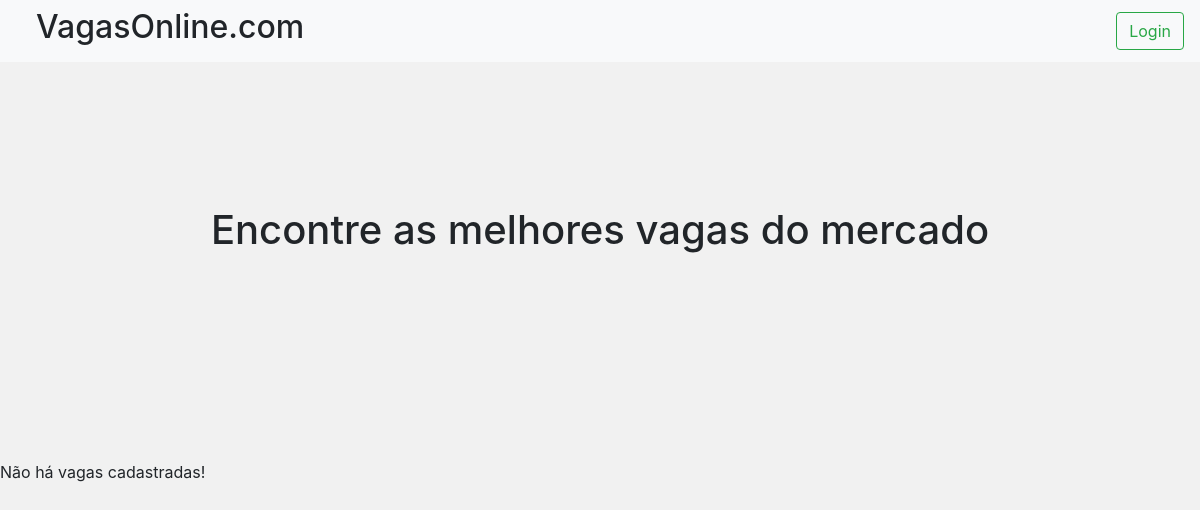
Before: / with the older database file.
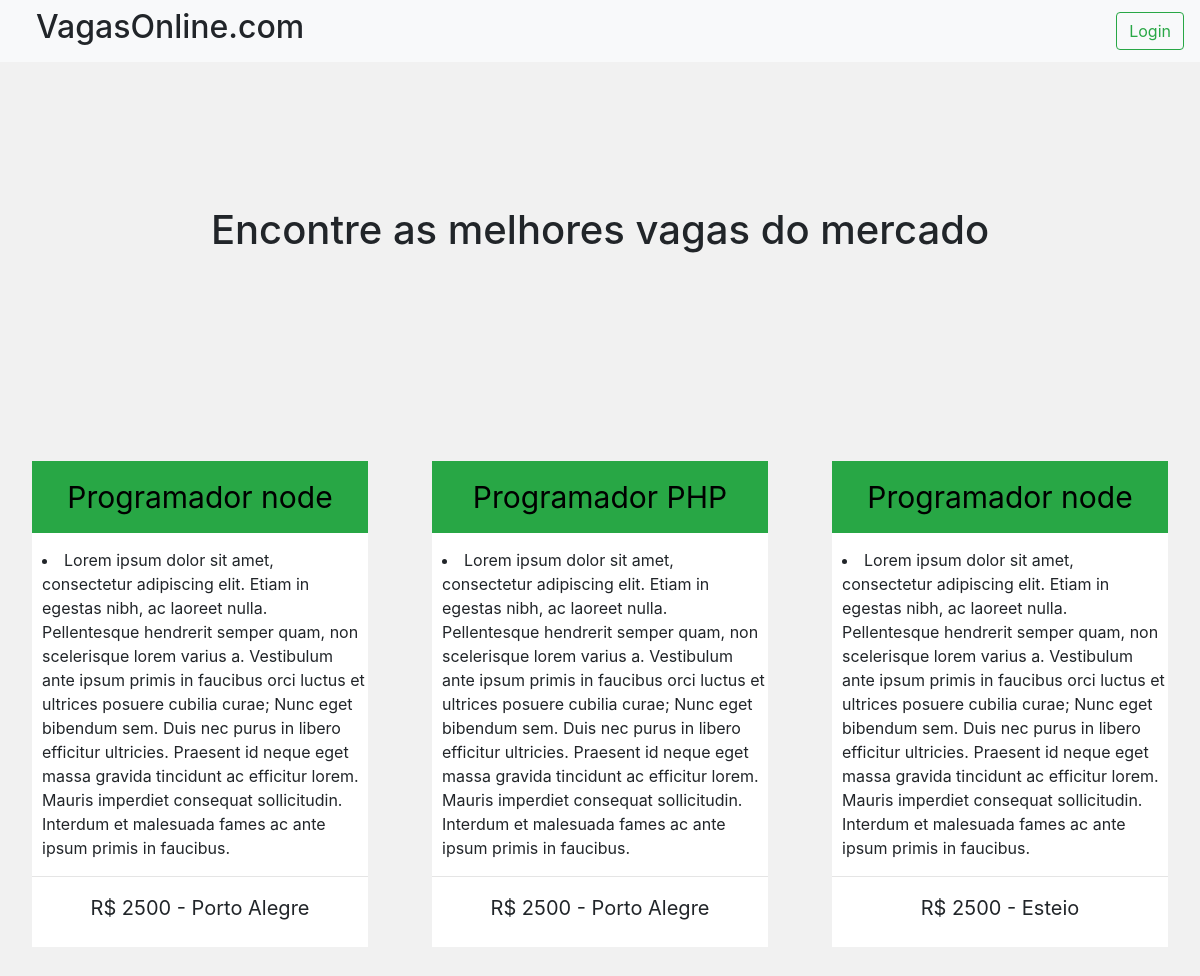
After: the same page with the newer database file.
### tables this page shows
CREATE TABLE `vagas` (
  `codigo` int(11) NOT NULL,
  `titulo` varchar(30) NOT NULL,
  `descricao` varchar(1000) NOT NULL,
  `salario` varchar(40) NOT NULL,
  `cidade` varchar(40) DEFAULT NULL
);

### PHP/cadastrarvaga.php (the view, shortened to what this page needs)
<?php
	 class NovaVaga {
	 	public function exibeVagas(){
	 		require_once 'db.php';
	 		$dado = "SELECT codigo,titulo,descricao,salario,cidade FROM vagas";
	 		$query = mysqli_query($conexao,$dado);
	 		$array = mysqli_fetch_assoc($query);
	 		if (empty($array)) {
	 			echo "Não há vagas cadastradas!";
	 		} else{
		 		$total = count($array);
		 		if ($total > 0) {
		 			do {
		 		?>
		 				<div id="coluna" class="col-lg-4 col-md-6 col-sm-10 col-12">
		 					<div id="vagas" class="">
		 							<button class="btn btn-outline-success active" id="titulo"><?php echo $array['titulo'];?></button>
									<div id="descricao"><li><?php echo $array['descricao'];?></li></div>
		 							<hr>
		 							<div id="salario">
		 								R$ <?php echo $array['salario'];?>
		 								 - <?php echo $array['cidade'];?>
		 							</div>
		 					</div>
		 				</div>
		 		<?php
		 			} while ($array = mysqli_fetch_assoc($query));
		 		}
		 	}
	 	}
	}
 ?>

### index.php (shortened to what this page needs)
<?php
	require_once 'PHP/cadastrarvaga.php';
	$vaga = new NovaVaga();
 ?>
<!DOCTYPE html>
<html lang="br">
<head>
    <link rel="stylesheet" href="https://stackpath.bootstrapcdn.com/bootstrap/4.4.1/css/bootstrap.min.css">
    <link rel="stylesheet" type="text/css" href="CSS/home.css">
</head>
<body>
	<?php if (empty($_SESSION['success']) && empty($_SESSION['usuario'])) { ?>
		<div class="container-fluid">
			<div class="row">
				<div id="col-principal" class="col-lg-12">
					<nav class="navbar navbar-expand-lg navbar-light bg-light">
					  	<h2 id="logo" href="#">VagasOnline.com</h2>
						  <div class="collapse navbar-collapse" id="navbarSupportedContent">
								<button onclick="location.href='loginAdmin.php'" class="btn btn-outline-success my-2 my-sm-0" id="sair" type="submit" name="sair">Login</button>
						   </div>
					</nav>
					<div id="h1vagas">
						<h1>Encontre as melhores vagas do mercado</h1>
					</div>
				</div>
			</div>
		</div>
			<?php } ?>
			<?php
				$vaga->exibeVagas();
			 ?>
</body>
</html>

### CSS/home.css (style rules this page uses)
.container-fluid { height: auto; }
body { background-color: #f1f1f1; }
#vagas { border: 1px solid #f1f1f1; background-color: white; margin: 0px 1rem 30px 1rem; }
#titulo { color: black; border-radius: 0; width: auto; height: 4.5rem; margin-bottom: 15px; width: 100%; font-size: 30px; }
#descricao { width: auto; height: auto; padding-left: 10px; }
#salario { text-align: center; font-size: 20px; margin-bottom: 2vw; }
hr { color: #c7c7c7; width: auto; }
#h1vagas { text-align: center; margin-top: 9rem; }
#col-principal { padding: 0; }
#logo { margin-left: 20px; }
#col-principal { height: 25rem; margin-bottom: 5vw; }
#coluna { float: left; }

Changed rows visible on the page:
added vagas: titulo "Programador node", descricao "Lorem ipsum dolor sit amet, consectetur adipiscing elit. Etiam in egestas nibh, ac laoreet nulla. Pellentesque hendrerit semper quam, non scelerisque lorem varius a. Vestibulum ante ipsum primis in faucibus orci luctus et ultrices posuere cubilia curae; Nunc eget bibendum sem. Duis nec purus in libero efficitur ultricies. Praesent id neque eget massa gravida tincidunt ac efficitur lorem. Mauris imperdiet consequat sollicitudin. Interdum et malesuada fames ac ante ipsum primis in faucibus.", salario "2500", cidade "Porto Alegre"
added vagas: titulo "Programador PHP", descricao "Lorem ipsum dolor sit amet, consectetur adipiscing elit. Etiam in egestas nibh, ac laoreet nulla. Pellentesque hendrerit semper quam, non scelerisque lorem varius a. Vestibulum ante ipsum primis in faucibus orci luctus et ultrices posuere cubilia curae; Nunc eget bibendum sem. Duis nec purus in libero efficitur ultricies. Praesent id neque eget massa gravida tincidunt ac efficitur lorem. Mauris imperdiet consequat sollicitudin. Interdum et malesuada fames ac ante ipsum primis in faucibus.", salario "2500", cidade "Porto Alegre"
added vagas: titulo "Programador node", descricao "Lorem ipsum dolor sit amet, consectetur adipiscing elit. Etiam in egestas nibh, ac laoreet nulla. Pellentesque hendrerit semper quam, non scelerisque lorem varius a. Vestibulum ante ipsum primis in faucibus orci luctus et ultrices posuere cubilia curae; Nunc eget bibendum sem. Duis nec purus in libero efficitur ultricies. Praesent id neque eget massa gravida tincidunt ac efficitur lorem. Mauris imperdiet consequat sollicitudin. Interdum et malesuada fames ac ante ipsum primis in faucibus.", salario "2500", cidade "Esteio"
Other visible differences:
text no longer shown: "Não há vagas cadastradas!"
